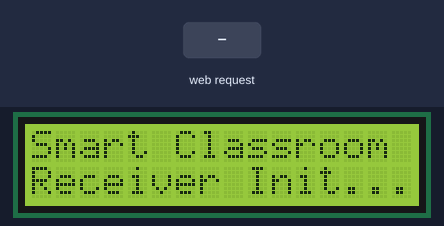
Simulated run of this sketch. Board: ESP32. Parts: 16×2 character LCD. Inputs (shaded band) come from the test bench. WiFi joins after 1.5 s; servers stay silent unless stated; what the sketch prints to the serial monitor is not drawn.

Above: at 0.1 s.
4.4 s: HTTP request GET /update received
At 5.6 s:
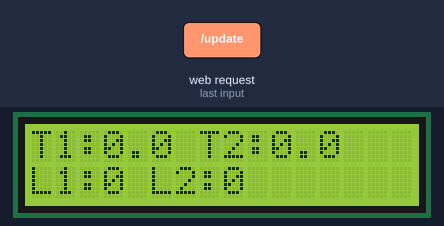
At 9.0 s:
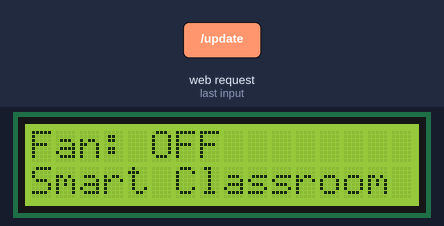
9.9 s: HTTP request GET /update?temp1=1 received
At 13.6 s:
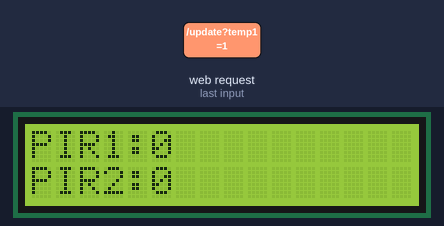
Timing chart, 0 to 15.1 s (numbered marks = the images above; inputs shaded):
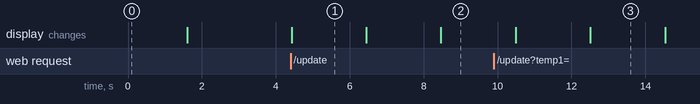

The sketch:

WifiReciver.ino
```cpp
#include <WiFi.h>
#include <WebServer.h>
#include <Wire.h>
#include <LiquidCrystal_I2C.h>

// =========================
// Wi-Fi Credentials
// =========================
const char* ssid = "Jonah";
const char* password = "12345678";

// =========================
// Web Server
// =========================
WebServer server(80);  // HTTP server on port 80

// =========================
// LCD
// =========================
LiquidCrystal_I2C lcd(0x27, 16, 2);

// =========================
// Variables to store sensor data
// =========================
float temp1 = 0, temp2 = 0;
int ldr1 = 0, ldr2 = 0;
int pir1 = 0, pir2 = 0;
int fanState = 0; // 0 = OFF, 1 = ON

// =========================
// Handle HTTP GET Request
// Example URL:
// http://RECEIVER_IP/update?temp1=23&temp2=24&ldr1=500&ldr2=450&pir1=1&pir2=0&fan=1
// =========================
void handleUpdate() {
  if (server.hasArg("temp1")) temp1 = server.arg("temp1").toFloat();
  if (server.hasArg("temp2")) temp2 = server.arg("temp2").toFloat();
  if (server.hasArg("ldr1"))  ldr1 = server.arg("ldr1").toInt();
  if (server.hasArg("ldr2"))  ldr2 = server.arg("ldr2").toInt();
  if (server.hasArg("pir1"))  pir1 = server.arg("pir1").toInt();
  if (server.hasArg("pir2"))  pir2 = server.arg("pir2").toInt();
  if (server.hasArg("fan"))   fanState = server.arg("fan").toInt();

  // Print to Serial Monitor
  Serial.println("=== Sensor Data Received ===");
  Serial.printf("Temp1: %.1f | Temp2: %.1f\n", temp1, temp2);
  Serial.printf("LDR1: %d | LDR2: %d\n", ldr1, ldr2);
  Serial.printf("PIR1: %d | PIR2: %d\n", pir1, pir2);
  Serial.printf("Fan: %s\n", fanState ? "ON" : "OFF");

  // Display on LCD
  lcd.clear();
  lcd.setCursor(0, 0);
  lcd.print("T1:"); lcd.print(temp1,1);
  lcd.print(" T2:"); lcd.print(temp2,1);
  lcd.setCursor(0, 1);
  lcd.print("L1:"); lcd.print(ldr1);
  lcd.print(" L2:"); lcd.print(ldr2);
  delay(2000);

  lcd.clear();
  lcd.setCursor(0, 0);
  lcd.print("PIR1:"); lcd.print(pir1);
  lcd.setCursor(0, 1);
  lcd.print("PIR2:"); lcd.print(pir2);
  delay(2000);

  lcd.clear();
  lcd.setCursor(0, 0);
  lcd.print("Fan: ");
  lcd.print(fanState ? "ON " : "OFF");
  lcd.setCursor(0, 1);
  lcd.print("Smart Classroom");
  delay(2000);

  // Send acknowledgement back to sender
  server.send(200, "text/plain", "ACK");
}

void setup() {
  Serial.begin(115200);

  // Initialize LCD
  Wire.begin(21, 22); // SDA=21, SCL=22 for ESP32
  lcd.init();
  lcd.backlight();
  lcd.setCursor(0,0);
  lcd.print("Smart Classroom");
  lcd.setCursor(0,1);
  lcd.print("Receiver Init...");
  delay(1500);
  lcd.clear();

  // Connect to Wi-Fi
  WiFi.begin(ssid, password);
  Serial.print("Connecting to Wi-Fi");
  while (WiFi.status() != WL_CONNECTED) {
    delay(500);
    Serial.print(".");
  }
  Serial.println("\n✅ Wi-Fi Connected!");
  Serial.print("📡 Receiver IP: ");
  Serial.println(WiFi.localIP());

  // Start Web Server
  server.on("/update", handleUpdate);
  server.begin();
  Serial.println("🌐 HTTP Server started, waiting for data...");
}

void loop() {
  server.handleClient(); // Handle incoming HTTP requests
}
```

Measured:
- after the input at 4.4 s, the display: changes at once (image 1)
- after the input at 9.9 s, the display: first changes after 0.60 s (image 3 shows a later state)
- what the display in image 1 shows lasts 2.0 s, from 4.4 s to 6.4 s
